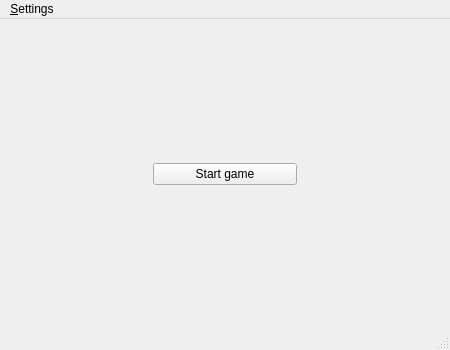
<?xml version="1.0" encoding="UTF-8"?>
<ui version="4.0">
 <class>startWindow</class>
 <widget class="QMainWindow" name="startWindow">
  <property name="geometry">
   <rect>
    <x>0</x>
    <y>0</y>
    <width>450</width>
    <height>350</height>
   </rect>
  </property>
  <property name="minimumSize">
   <size>
    <width>450</width>
    <height>350</height>
   </size>
  </property>
  <property name="maximumSize">
   <size>
    <width>450</width>
    <height>350</height>
   </size>
  </property>
  <property name="windowTitle">
   <string>PokerTrain 0.9 - Holdem No Limit Sit'n Go Training</string>
  </property>
  <widget class="QWidget" name="centralwidget">
   <layout class="QGridLayout" name="gridLayout_2">
    <item row="0" column="1">
     <spacer>
      <property name="orientation">
       <enum>Qt::Vertical</enum>
      </property>
      <property name="sizeHint" stdset="0">
       <size>
        <width>20</width>
        <height>95</height>
       </size>
      </property>
     </spacer>
    </item>
    <item row="1" column="0">
     <spacer>
      <property name="orientation">
       <enum>Qt::Horizontal</enum>
      </property>
      <property name="sizeHint" stdset="0">
       <size>
        <width>63</width>
        <height>20</height>
       </size>
      </property>
     </spacer>
    </item>
    <item row="1" column="1">
     <layout class="QGridLayout" name="gridLayout">
      <item row="0" column="0">
       <widget class="QPushButton" name="pushButtonStartGame">
        <property name="sizePolicy">
         <sizepolicy hsizetype="MinimumExpanding" vsizetype="Preferred">
          <horstretch>0</horstretch>
          <verstretch>0</verstretch>
         </sizepolicy>
        </property>
        <property name="focusPolicy">
         <enum>Qt::NoFocus</enum>
        </property>
        <property name="text">
         <string>Start game</string>
        </property>
        <property name="icon">
         <iconset resource="resources/pokerth.qrc">
          <normaloff>:/gfx/swbuttonlocalgame.png</normaloff>:/gfx/swbuttonlocalgame.png</iconset>
        </property>
        <property name="iconSize">
         <size>
          <width>37</width>
          <height>32</height>
         </size>
        </property>
       </widget>
      </item>
     </layout>
    </item>
    <item row="1" column="2">
     <spacer>
      <property name="orientation">
       <enum>Qt::Horizontal</enum>
      </property>
      <property name="sizeHint" stdset="0">
       <size>
        <width>63</width>
        <height>20</height>
       </size>
      </property>
     </spacer>
    </item>
    <item row="2" column="1">
     <spacer>
      <property name="orientation">
       <enum>Qt::Vertical</enum>
      </property>
      <property name="sizeHint" stdset="0">
       <size>
        <width>20</width>
        <height>95</height>
       </size>
      </property>
     </spacer>
    </item>
   </layout>
  </widget>
  <widget class="QMenuBar" name="menubar">
   <property name="geometry">
    <rect>
     <x>0</x>
     <y>0</y>
     <width>450</width>
     <height>18</height>
    </rect>
   </property>
   <widget class="QMenu" name="menuSettings">
    <property name="title">
     <string>&amp;Settings</string>
    </property>
    <addaction name="actionConfigurePokerTraining"/>
   </widget>
   <addaction name="menuSettings"/>
  </widget>
  <widget class="QStatusBar" name="statusbar"/>
  <action name="actionStartGame">
   <property name="icon">
    <iconset resource="resources/pokerth.qrc">
     <normaloff>:/gfx/swbuttonlocalgame.png</normaloff>:/gfx/swbuttonlocalgame.png</iconset>
   </property>
   <property name="text">
    <string>Start Local Game ...</string>
   </property>
   <property name="shortcut">
    <string>Ctrl+N</string>
   </property>
  </action>
  <action name="actionInternet_Game">
   <property name="icon">
    <iconset resource="resources/pokerth.qrc">
     <normaloff>:/gfx/swbuttoninternetgame.png</normaloff>:/gfx/swbuttoninternetgame.png</iconset>
   </property>
   <property name="text">
    <string>Internet Game ...</string>
   </property>
   <property name="shortcut">
    <string>Ctrl+I</string>
   </property>
  </action>
  <action name="actionAboutPokerTraining">
   <property name="text">
    <string>About PokerTH</string>
   </property>
  </action>
  <action name="actionConfigurePokerTraining">
   <property name="icon">
    <iconset resource="resources/pokerth.qrc">
     <normaloff>:/gfx/systemsettings.png</normaloff>:/gfx/systemsettings.png</iconset>
   </property>
   <property name="text">
    <string>Configure PokerTraining ...</string>
   </property>
  </action>
  <action name="actionQuit">
   <property name="icon">
    <iconset resource="resources/pokerth.qrc">
     <normaloff>:/gfx/application_exit.png</normaloff>:/gfx/application_exit.png</iconset>
   </property>
   <property name="text">
    <string>Quit</string>
   </property>
   <property name="shortcut">
    <string>Ctrl+Q</string>
   </property>
  </action>
  <action name="actionCreate_Network_Game">
   <property name="icon">
    <iconset resource="resources/pokerth.qrc">
     <normaloff>:/gfx/swbuttoncreatenetworkgame.png</normaloff>:/gfx/swbuttoncreatenetworkgame.png</iconset>
   </property>
   <property name="text">
    <string>Create Network Game ...</string>
   </property>
  </action>
  <action name="actionJoin_Network_Game">
   <property name="icon">
    <iconset resource="resources/pokerth.qrc">
     <normaloff>:/gfx/swbuttonjoinnetworkgame.png</normaloff>:/gfx/swbuttonjoinnetworkgame.png</iconset>
   </property>
   <property name="text">
    <string>Join Network Game ...</string>
   </property>
  </action>
 </widget>
 <resources>
  <include location="resources/pokerth.qrc"/>
 </resources>
 <connections>
  <connection>
   <sender>actionQuit</sender>
   <signal>triggered()</signal>
   <receiver>startWindow</receiver>
   <slot>close()</slot>
   <hints>
    <hint type="sourcelabel">
     <x>-1</x>
     <y>-1</y>
    </hint>
    <hint type="destinationlabel">
     <x>221</x>
     <y>168</y>
    </hint>
   </hints>
  </connection>
 </connections>
</ui>
